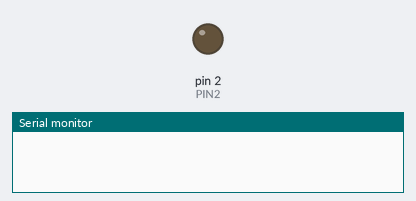
Simulated run of this sketch. Board: Arduino Uno, built with avr-gcc and run on an emulated ATmega328P. Shown: output pins drawn as LEDs (lit = HIGH), the last lines printed to the serial monitor.

Above: at 0.4 s.
At 54.2 s:
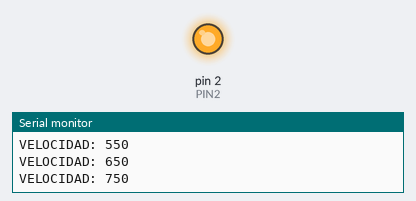
Timing chart, 0 to 55.9 s (numbered marks = the images above):
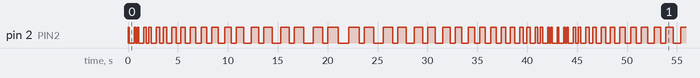

The sketch:

DigitalWrite.ino
```cpp
#define PIN2 2
#define MIN_SPEED 50
#define MAX_SPEED 1000
int pipSpeed = 50;
int step = -100;


void setup() {
  Serial.begin(9600);
  pinMode(PIN2, OUTPUT);

}

void loop() {
  doublePip();
  delay(500);
  manageSpeed();
}

void doublePip() {
  digitalWrite(PIN2, HIGH);
  delay(pipSpeed);
  digitalWrite(PIN2, LOW);
  delay(pipSpeed);
  digitalWrite(PIN2, HIGH);
  delay(pipSpeed);
  digitalWrite(PIN2, LOW);
}

void manageSpeed() {
  if (pipSpeed >= MAX_SPEED || pipSpeed <= MIN_SPEED) {
    step = step * -1;
  }
  pipSpeed += step;
  Serial.println(String("VELOCIDAD: ") + pipSpeed);
}
```

Measured:
- by itself, pin 2 (PIN2): moves between LOW and HIGH, repeating every 43.0 s
- by itself, everything shown: repeats every 43.0 s, in 80 steps
